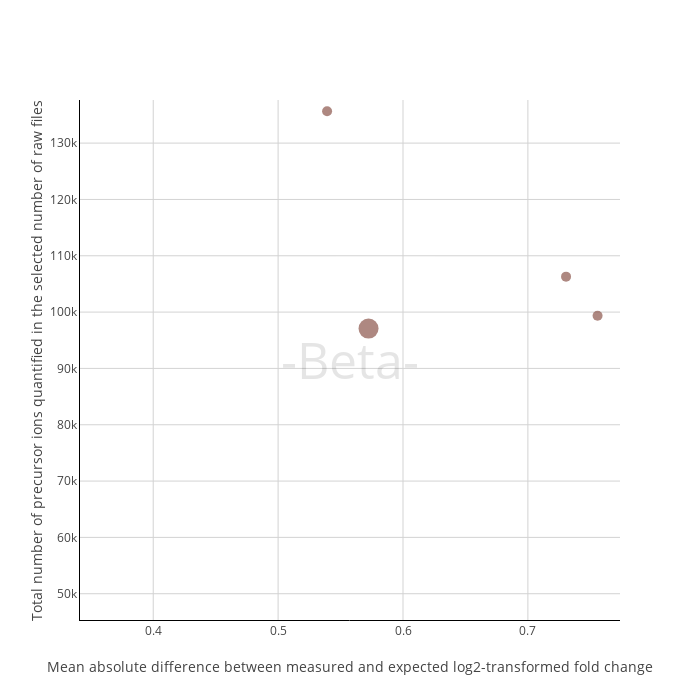

Notebook code cell kept with this figure:
### Code cell
plot, results_versioning = plot_performance_metrics(file_paths_versioning, min_quant=1)
plot

### Figure 1 — Plotly figure (JSON) as saved in the notebook; plotly's stock layout.template omitted (floating-point values rounded to 4 significant figures)
{"data": [{"hovertext": ["ProteoBench ID: DIA-NN_20241122_130012<br>Software tool: DIA-NN 1.7.16<br>Comment (private submission): ", "ProteoBench ID: DIA-NN_20241122_130036<br>Software tool: DIA-NN 1.8<br>Comment (private submission): ", "ProteoBench ID: DIA-NN_20241122_130103<br>Software tool: DIA-NN 1.9.1<br>Comment (private submission): ", "ProteoBench ID: DIA-NN_20241122_130124<br>Software tool: DIA-NN 1.9.2<br>Comment (private submission): "], "marker": {"color": ["#8c564b", "#8c564b", "#8c564b", "#8c564b"], "showscale": false, "size": [10, 10, 10, 20]}, "mode": "markers", "name": "DIA-NN", "type": "scatter", "x": [0.7558, 0.7306, 0.5392, 0.5724], "y": [99362, 106297, 135656, 97072]}], "layout": {"annotations": [{"font": {"color": "rgba(0,0,0,0.1)", "size": 50}, "showarrow": false, "text": "-Beta-", "x": 0.5, "xref": "paper", "y": 0.5, "yref": "paper"}], "clickmode": "event+select", "height": 700, "width": 700, "xaxis": {"gridcolor": "lightgray", "gridwidth": 1, "linecolor": "black", "range": [0.3414, 0.7738], "showgrid": true, "title": {"text": "Mean absolute difference between measured and expected log2-transformed fold change"}}, "yaxis": {"gridcolor": "lightgray", "gridwidth": 1, "linecolor": "black", "range": [45335, 137656], "showgrid": true, "title": {"text": "Total number of precursor ions quantified in the selected number of raw files"}}}}
